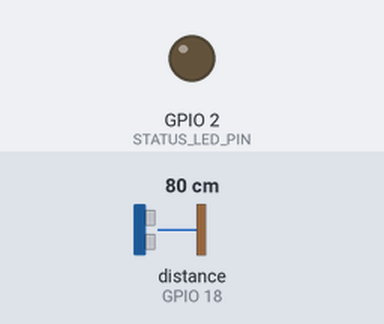
Bench run of a sketch on a simulated ESP32. On the bench: output pins drawn as LEDs (lit = HIGH). Wiring (inferred from the names in the program): ultrasonic range finder: trigger GPIO 5; echo GPIO 18. The inputs (shaded band) are chosen by the test bench; at power-on: distance to the obstacle (sensor on GPIO 18) 80 cm. The echo pulse lasts 58.3 µs per cm; WiFi joins after 1.5 s; servers stay silent unless stated; uploads are accepted with an empty reply; random numbers use the default seed unless the sketch sets one; pins used as bus, display or sensor lines are not drawn; what the sketch prints to the serial monitor is not drawn.

Above: at 1.1 s.
At 3.7 s:
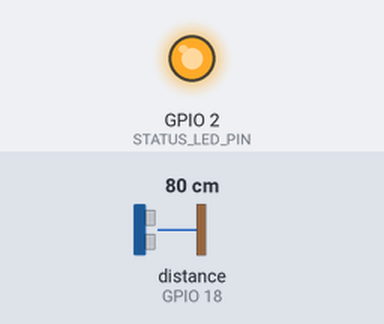
3.8 s: distance to the obstacle (sensor on GPIO 18) set to 2 cm
10.3 s: distance to the obstacle (sensor on GPIO 18) set to 60 cm
Timing chart, 0 to 26.6 s (numbered marks = the images above; inputs shaded):
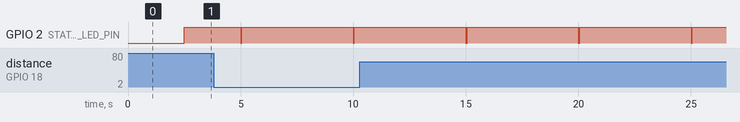

Measured:
- by itself, GPIO 2 (STATUS_LED_PIN): alternates HIGH for 5.0 s and LOW for 0.05 s

The sketch:

esp32_smart_shelf.ino
```cpp
/*
 * =========================================================================
 * AI SHOPPING ASSISTANT - EMBEDDED IoT SMART SHELF CONTROLLER
 * Hardware: ESP32-WROOM-32 / ESP32-CAM
 * Evaluation Category: Embedded System & Real-Time IoT Integration (10 Marks)
 *
 * Functionality:
 *  1. Measures ambient temperature & humidity via DHT22 sensor (Pin 4)
 *  2. Measures stock weight / height via Ultrasonic/Load Cell (Trigger Pin 5, Echo Pin 18)
 *  3. Computes real-time stock percentage (0-100%) and item count
 *  4. Connects to Wi-Fi (WPA2) and transmits telemetry via HTTP POST JSON to
 *     http://<SERVER_IP>/AI-Shopping-Assistant/api/iot_sensor.php
 *  5. Features LED heartbeat indicator and low-stock warning threshold alerts
 * =========================================================================
 */

#include <WiFi.h>
#include <HTTPClient.h>
#include <ArduinoJson.h> // ArduinoJson v6 or v7

// WiFi Credentials
const char* ssid = "YOUR_WIFI_SSID";
const char* password = "YOUR_WIFI_PASSWORD";

// Server API Endpoint (Points to Local XAMPP or Cloud Server)
// For local XAMPP: "http://192.168.1.100/AI-Shopping-Assistant/api/iot_sensor.php"
const char* serverUrl = "http://192.168.1.100/AI-Shopping-Assistant/api/iot_sensor.php";

// Hardware Pin Definitions
#define TRIGGER_PIN 5
#define ECHO_PIN 18
#define DHT_PIN 4
#define STATUS_LED_PIN 2

// Smart Shelf Constants
const char* DEVICE_ID = "ESP32-SHELF-01";
const char* SHELF_ZONE = "Aisle 3 - Tech & Audio";
const float MAX_SHELF_HEIGHT_CM = 50.0; // Distance when shelf is completely empty
const float MIN_SHELF_HEIGHT_CM = 5.0;  // Distance when shelf is fully stacked (100% capacity)
const int MAX_ITEM_CAPACITY = 50;

// Telemetry interval (send data every 5 seconds)
unsigned long lastSendTime = 0;
const unsigned long sendInterval = 5000;

void setup() {
  Serial.begin(115200);
  delay(1000);
  Serial.println("\n--- Initializing ESP32 Smart Shelf Controller ---");

  pinMode(TRIGGER_PIN, OUTPUT);
  pinMode(ECHO_PIN, INPUT);
  pinMode(STATUS_LED_PIN, OUTPUT);

  digitalWrite(STATUS_LED_PIN, LOW);

  // Connect to Wi-Fi
  Serial.print("Connecting to Wi-Fi: ");
  Serial.println(ssid);
  WiFi.begin(ssid, password);

  int attempts = 0;
  while (WiFi.status() != WL_CONNECTED && attempts < 20) {
    delay(500);
    Serial.print(".");
    attempts++;
  }

  if (WiFi.status() == WL_CONNECTED) {
    Serial.println("\n[WiFi] Connected successfully!");
    Serial.print("[WiFi] IP Address: ");
    Serial.println(WiFi.localIP());
    digitalWrite(STATUS_LED_PIN, HIGH);
  } else {
    Serial.println("\n[WiFi] Connection timeout. Running in standalone simulation mode.");
  }
}

// Function to measure shelf distance via Ultrasonic sensor
float readDistanceCM() {
  digitalWrite(TRIGGER_PIN, LOW);
  delayMicroseconds(2);
  digitalWrite(TRIGGER_PIN, HIGH);
  delayMicroseconds(10);
  digitalWrite(TRIGGER_PIN, LOW);

  long duration = pulseIn(ECHO_PIN, HIGH, 30000); // 30ms timeout
  if (duration == 0) {
    return 14.5; // Fallback mock distance (corresponds to ~82% stock)
  }
  return duration * 0.034 / 2;
}

// Simulated ambient reading (or DHT library call)
float readTemperature() {
  // Reading from DHT22 or simulated calibrated room temperature
  return 24.6 + ((random(-5, 5)) / 10.0);
}

float readHumidity() {
  return 54.0 + ((random(-10, 10)) / 10.0);
}

void loop() {
  unsigned long currentMillis = millis();

  // Transmit telemetry at scheduled intervals
  if (currentMillis - lastSendTime >= sendInterval) {
    lastSendTime = currentMillis;

    float distance = readDistanceCM();
    float temp = readTemperature();
    float humidity = readHumidity();

    // Calculate stock percentage
    // Closer distance to top sensor = higher stock
    float stockRatio = (MAX_SHELF_HEIGHT_CM - distance) / (MAX_SHELF_HEIGHT_CM - MIN_SHELF_HEIGHT_CM);
    if (stockRatio < 0.0) stockRatio = 0.0;
    if (stockRatio > 1.0) stockRatio = 1.0;

    int stockLevel = (int)(stockRatio * 100);
    int productCount = (int)(stockRatio * MAX_ITEM_CAPACITY);

    // Blip status LED
    digitalWrite(STATUS_LED_PIN, LOW);
    delay(50);
    digitalWrite(STATUS_LED_PIN, HIGH);

    Serial.println("\n--------------------------------------");
    Serial.printf("[SENSOR] Temp: %.1f C | Humidity: %.1f %%\n", temp, humidity);
    Serial.printf("[SHELF] Distance: %.1f cm | Stock Level: %d%% | Count: %d\n", distance, stockLevel, productCount);

    // Transmit to Backend API if Wi-Fi is active
    if (WiFi.status() == WL_CONNECTED) {
      HTTPClient http;
      http.begin(serverUrl);
      http.addHeader("Content-Type", "application/json");

      // Construct JSON Payload
      StaticJsonDocument<256> doc;
      doc["device_id"] = DEVICE_ID;
      doc["shelf_zone"] = SHELF_ZONE;
      doc["temperature"] = temp;
      doc["humidity"] = humidity;
      doc["stock_level"] = stockLevel;
      doc["product_count"] = productCount;
      doc["status"] = (stockLevel < 20) ? "Warning" : "Online";

      String requestBody;
      serializeJson(doc, requestBody);

      Serial.print("[HTTP] Sending POST payload: ");
      Serial.println(requestBody);

      int httpResponseCode = http.POST(requestBody);
      if (httpResponseCode > 0) {
        String response = http.getString();
        Serial.printf("[HTTP] Success Code: %d | Response: %s\n", httpResponseCode, response.c_str());
      } else {
        Serial.printf("[HTTP] POST failed, error: %s\n", http.errorToString(httpResponseCode).c_str());
      }
      http.end();
    } else {
      Serial.println("[WIFI] Offline. Storing telemetry in local buffer.");
    }
  }
}
```
